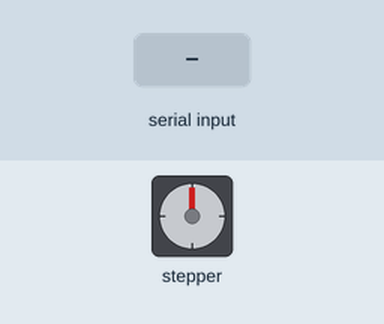
This sketch was run on a simulated Arduino Uno, built with avr-gcc and run on an emulated ATmega328P. Shown: stepper motor. Wiring (inferred from the names in the program): stepper motor driver (200 steps per turn assumed): step pin 8; direction pin 9. Inputs (shaded band) come from the test bench.

Above: at 1.2 s.
1.3 s: "1" received over Serial
Timing chart, 0 to 18.8 s (numbered marks = the images above; inputs shaded):
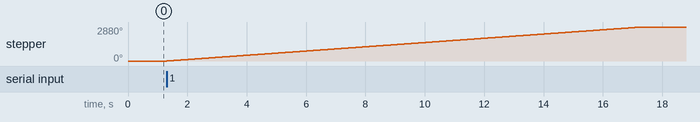

The sketch:

movementcode.ino
```cpp
#include <Wire.h>
int pul = 8;
int dir = 9;

void setup() {
  pinMode(pul,OUTPUT);
  pinMode(dir,OUTPUT);
  pinMode(dir,OUTPUT);
  Serial.begin(9600);
}

void moveFunc(int numSteps, int direction){
  if(direction == 1){
    digitalWrite(dir,HIGH);
    for(int x = 0; x < numSteps; x++){
      digitalWrite(pul,HIGH);
      delayMicroseconds(5000);
      digitalWrite(pul,LOW);
      delayMicroseconds(5000);
    }
  }
  else if(direction == 0){
    digitalWrite(dir,LOW);
    for(int x = 0; x < numSteps; x++){
      digitalWrite(pul,HIGH);
      delayMicroseconds(5000);
      digitalWrite(pul,LOW);
      delayMicroseconds(5000);
    }
  }
}

void moveForward(){
  moveFunc(1600,1);
}

void moveBack(){
  moveFunc(1600,0);
}


void loop() {
  if (Serial.available() > 0) {
    int inByte = Serial.read();
    switch (inByte) {

      case '1': {
        moveForward();
        break;
      }
      case '2': {
        moveBack();
        break;
      }
    }
  }
}
```

Measured:
- after the input at 1.3 s, stepper: turns 2880° clockwise in 16.0 s, starting at once
